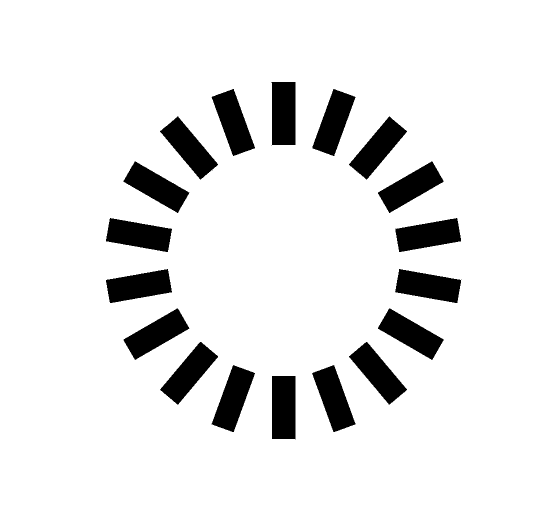
#> input picture tests/test_images/circle_black_and_white.png, 1108 x 1024 px, given in place of circle_black_and_white.png.png, which was not available (shown at 1/2 size)
$ python filters.py ../tests/test_images/circle_black_and_white.png
#> lines starting #> are read from the running program, lines starting #| are printed output that depends on the picture; after the words box and inside, x2 and y2 are one past the last pixel; in counts of white or black regions, pixels touching at a corner belong together
import sys
import warnings
import cv2
import numpy as np
from skimage import segmentation
from skimage import color
from skimage.future import graph
from profilehooks import timecall
from PIL.ImageFilter import SHARPEN
from PIL import Image


# [19 lines left out: function _weight_mean_color, not called in this run]


def merge_mean_color(graph, src, dst):
    """Callback called before merging two nodes of a mean color distance graph.

    This method computes the mean color of `dst`.

    Args:
        graph (RAG): The graph under consideration.
        src (int): The vertices in `graph` to be merged.
        dst (int): The vertices in `graph` to be merged.
    """
    graph.node[dst]['total color'] += graph.node[src]['total color']
    graph.node[dst]['pixel count'] += graph.node[src]['pixel count']
    graph.node[dst]['mean color'] = (
        graph.node[dst]['total color'] / graph.node[dst]['pixel count'])


@timecall
def rag_merge_filter(image, filter_level=100):
    """Use the RAG merge filter algorithm to consolidate local pixel colors.

    Notes:
        The imput image must be RGB or this won't work.

    Args:
        image (numpy.ndarray): The image to filter.
        filter_level (int): The amount of merging that should be applied.

    Returns:
        numpy.ndarray: The filtered image.
    """
    if image.mode == 'RGBA':
        image = rgba_to_rgb(image)

    image = np.asarray(image)
    labels = segmentation.slic(image, compactness=30, n_segments=640)
    g = graph.rag_mean_color(image, labels)

    labels2 = graph.merge_hierarchical(
        labels,
        g,
        thresh=filter_level,
        rag_copy=False,
        in_place_merge=True,
        merge_func=merge_mean_color,
        weight_func=_weight_mean_color)

    image = color.label2rgb(labels2, image, kind='avg')

    return Image.fromarray(image)


# [40 lines left out: functions median_filter, sharpen, not called in this run]


@timecall
def rgba_to_rgb(image, color=(255, 255, 255)):
    """Alpha composite an RGBA Image with a specified color.

    Simpler, faster version than the solutions above.

    Source: http://stackoverflow.com/a/9459208/284318

    Args:
        image (Image): PIL RGBA Image object
        color (Tuple): r, g, b (default 255, 255, 255)

    Returns:
        Image: The RGB image.
    """
    image.load()  # needed for split()
    background = Image.new('RGB', image.size, color)
    background.paste(image, mask=image.split()[3])  # 3 is the alpha channel

    return background


if __name__ == '__main__':
    image_path = f'tests/test_images/{sys.argv[1]}.png'
    out_path = 'images/debug.png'

    with warnings.catch_warnings():
        warnings.simplefilter("ignore")
        image = Image.open(image_path)
#> image is the input picture: PIL image 1108x1024 RGBA; mean R, G, B, A 231.1, 231.1, 231.1, 255

        image = rag_merge_filter(image)
#> in rgba_to_rgb, `background = Image.new('RGB', image.size, color)`: background: PIL image 1108x1024 RGB; every value is 255
#> in rgba_to_rgb, `background.paste(image, mask=image.split()[3])`: background: PIL image 1108x1024 RGB; 90.6% white; 18 black regions, largest, box (x1, y1, x2, y2) and area: (212, 538, 344, 606) 5940, (212, 436, 344, 504) 5937, (790, 538, 923, 606) 5937
#> in rag_merge_filter, `labels = segmentation.slic(image, compactness=30, n_segments=640)`:
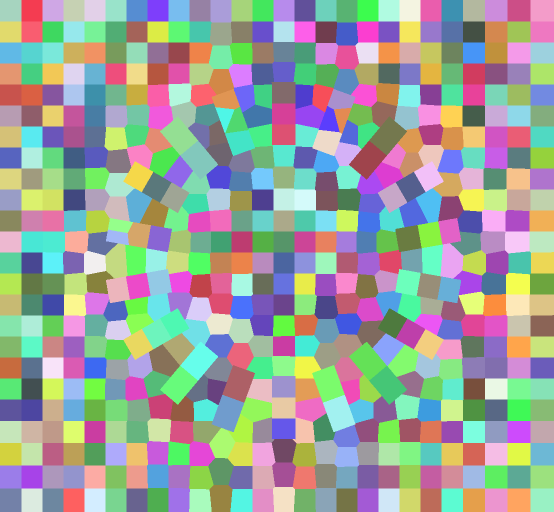
#> labels: shape (1024, 1108) int64 (shown at 1/2 size); 607 distinct labels, from 1 to 607; one colour per label, 0 black
#> (the run stopped early here; a loop or call above may not have finished)

$ run again, on tests/test_images/circle_thick_18_round.png
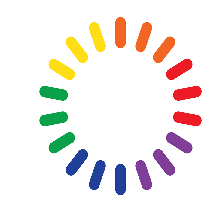
#> input picture tests/test_images/circle_thick_18_round.png, 204 x 204 px, given in place of circle_thick_18_round.png.png, which was not available
#> image is the input picture: PIL image 204x204 RGB; mean R, G, B 241.2, 235.4, 231.7
#> in rag_merge_filter, `labels = segmentation.slic(image, compactness=30, n_segments=640)`:
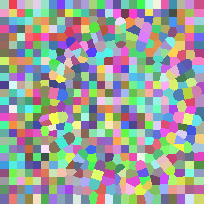
#> labels: shape (204, 204) int64; 598 distinct labels, from 1 to 598; one colour per label, 0 black
